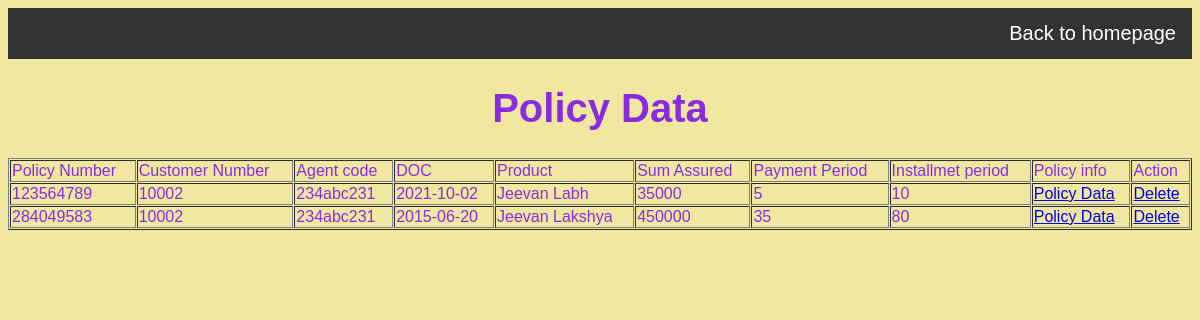
The page /policy/modified1.php on the database its author committed.
### tables this page shows
CREATE TABLE `policy_data` (
  `Policy_Num` int(15) NOT NULL,
  `Customer_Num` bigint(10) NOT NULL,
  `Agent_code` varchar(10) NOT NULL,
  `DOC` date NOT NULL,
  `Product` varchar(50) NOT NULL,
  `Sum_Assured` int(10) NOT NULL,
  `Pay_Period` int(2) NOT NULL,
  `Ins_Period` int(2) NOT NULL
);

### policy/modified1.php (the view)
<?php
include "../connection.php";
$sql = "select * from policy_data";
$result = mysqli_query($conn,$sql);
?>
<html>
    <body>
		<link href = "registration.css" type = "text/css" rel = "stylesheet" />
		<link href = "../style.css" type = "text/css" rel = "stylesheet" />
		<ul>
			<li style="float:right;"><a href="../index.php"> Back to homepage</a></li>
		</ul>
		<h1><center>Policy Data</center></h1>
		<table width = "100%" border = "1" cellspacing = "1" cellpadding = "1">
            <tr>
                <td>Policy Number</td>
                <td>Customer Number</td>
                <td>Agent code</td>
                <td>DOC</td>
                <td>Product</td>
                <td>Sum Assured</td>
                <td>Payment Period</td>
                <td>Installmet period</td>
				<td>Policy info</td>
                <td colspan = "2">Action</td>
            </tr>
	<?php
		while($row = mysqli_fetch_object($result)){
	?>
			<tr>
				<td>
					<?php echo $row->Policy_Num;?>
				</td>
				<td>
					<?php echo $row->Customer_Num;?>
				</td>
				<td>
					<?php echo $row->Agent_code;?>
				</td>
				<td>
					<?php echo $row->DOC;?>
				</td>
				<td>
					<?php echo $row->Product;?>
				</td>
				<td>
					<?php echo $row->Sum_Assured;?>
				</td>
				<td>
					<?php echo $row->Pay_Period;?>
				</td>
				<td>
					<?php echo $row->Ins_Period;?>
				</td>
				<td>
					<a href="../view.php?Policy_Num=<?php echo $row->Policy_Num;?>">Policy Data </a>
				</td>
				<td> <a href="delete.php?pol=<?php echo $row->Policy_Num;?>" onclick="return confirm('Are You Sure')">Delete
				</a> </td>
			</tr>
		<?php } ?>
        </table>
    </body>
</html>

### policy/registration.css (style rules this page uses)
body { color: #8A2BE2; font-size: 20px; font-family: Verdana, Arial, Helvetica, monospace; background-color: #F0E8A0; }

### style.css (style rules this page uses)
ul { list-style-type: none; margin: 0; padding: 0; overflow: hidden; background-color: #333; }
li { float: left; border-right:1px solid #bbb; }
li:last-child { border-right: none; }
li a { display: block; color: white; text-align: center; padding: 14px 16px; text-decoration: none; }

### rows shown on the page
policy_data: Policy_Num "123564789", Customer_Num "10002", Agent_code "234abc231", DOC "2021-10-02", Product "Jeevan Labh", Sum_Assured "35000", Pay_Period "5", Ins_Period "10"
policy_data: Policy_Num "284049583", Customer_Num "10002", Agent_code "234abc231", DOC "2015-06-20", Product "Jeevan Lakshya", Sum_Assured "450000", Pay_Period "35", Ins_Period "80"
